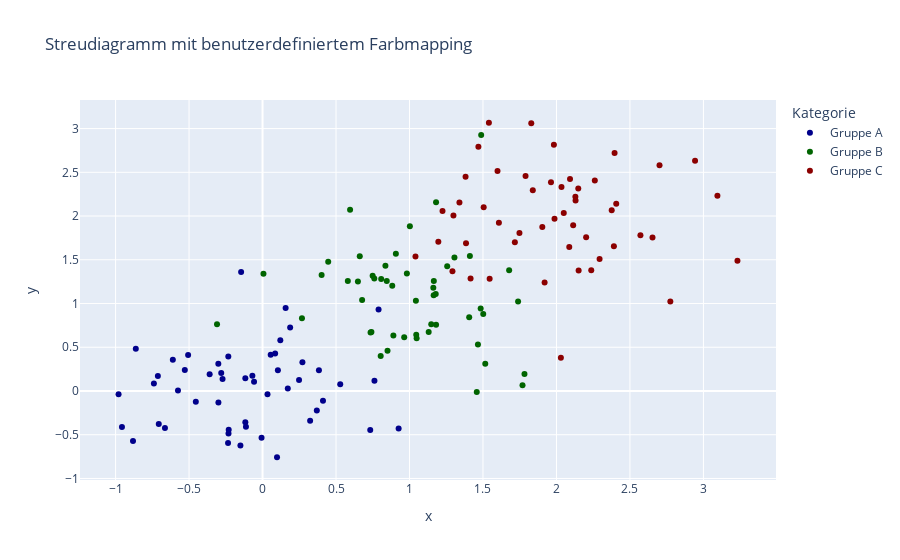

Notebook cell for this chart:
### Markdown cell above
**Erklärung:**
- Plotly bietet vordefinierte Farbskalen wie 'Viridis', 'Plasma', 'RdBu' usw.
- Mit `color_continuous_scale` kannst du eine vordefinierte oder eigene Farbskala auswählen
- Eine benutzerdefinierte Farbskala wird als Liste von [Position, Farbe]-Paaren definiert
- `color_continuous_midpoint` legt den Wert fest, der dem Mittelpunkt der Farbskala entspricht

### Beispiel 3: Farbmapping für kategoriale Daten

### Code cell
# Daten erstellen
np.random.seed(42)
kategorien = ['Gruppe A', 'Gruppe B', 'Gruppe C']
n_per_group = 50
df = pd.DataFrame({
    'x': np.concatenate([np.random.normal(i, 0.5, n_per_group) for i in range(len(kategorien))]),
    'y': np.concatenate([np.random.normal(i, 0.5, n_per_group) for i in range(len(kategorien))]),
    'Kategorie': np.repeat(kategorien, n_per_group)
})

# Streudiagramm mit angepasstem Farbmapping
fig = px.scatter(
    df,
    x='x',
    y='y',
    color='Kategorie',
    title='Streudiagramm mit benutzerdefiniertem Farbmapping',
    # Benutzerdefinierte Farben für jede Kategorie
    color_discrete_map={
        'Gruppe A': 'darkblue',
        'Gruppe B': 'darkgreen', 
        'Gruppe C': 'darkred'
    }
)

fig.show()

### Figure 1 — Plotly figure (JSON) as saved in the notebook; plotly's stock layout.template omitted (floating-point values rounded to 4 significant figures)
{"data": [{"hovertemplate": "Kategorie=Gruppe A<br>x=%{x}<br>y=%{y}<extra></extra>", "legendgroup": "Gruppe A", "marker": {"color": "darkblue", "symbol": "circle"}, "mode": "markers", "name": "Gruppe A", "orientation": "v", "showlegend": true, "type": "scatter", "x": [0.2484, -0.06913, 0.3238, 0.7615, -0.1171, -0.1171, 0.7896, 0.3837, -0.2347, 0.2713, -0.2317, -0.2329, 0.121, -0.9566, -0.8625, -0.2811, -0.5064, 0.1571, -0.454, -0.7062, 0.7328, -0.1129, 0.03376, -0.7124, -0.2722, 0.05546, -0.5755, 0.1878, -0.3003, -0.1458, -0.3009, 0.9261, -0.006749, -0.5289, 0.4113, -0.6104, 0.1044, -0.9798, -0.6641, 0.09843, 0.3692, 0.08568, -0.05782, -0.1506, -0.7393, -0.3599, -0.2303, 0.5286, 0.1718, -0.8815], "xaxis": "x", "y": [0.1252, 0.1732, -0.34, 0.1161, 0.1465, -0.3572, 0.9329, 0.2369, -0.5957, 0.3283, -0.4873, 0.3935, 0.5793, -0.4103, 0.4817, 0.2064, 0.411, 0.9484, -0.1227, -0.3769, -0.4448, -0.4079, -0.03855, 0.1706, 0.1383, 0.4136, 0.006501, 0.7268, -0.1323, 1.36, 0.3128, -0.4286, -0.5354, 0.2412, -0.1117, 0.357, 0.2366, -0.03641, -0.4234, -0.7574, -0.2233, 0.4282, 0.107, -0.6229, 0.08659, 0.1927, -0.4419, 0.07686, 0.0291, -0.5715], "yaxis": "y"}, {"hovertemplate": "Kategorie=Gruppe B<br>x=%{x}<br>y=%{y}<extra></extra>", "legendgroup": "Gruppe B", "marker": {"color": "darkgreen", "symbol": "circle"}, "mode": "markers", "name": "Gruppe B", "orientation": "v", "showlegend": true, "type": "scatter", "x": [1.162, 0.8075, 0.6615, 1.306, 1.515, 1.466, 0.5804, 0.8454, 1.166, 1.488, 0.7604, 0.9072, 0.4468, 0.4019, 1.406, 1.678, 0.964, 1.502, 1.181, 0.6774, 1.181, 1.769, 0.9821, 1.782, -0.3099, 1.411, 1.044, 0.8505, 1.046, 0.006216, 0.8902, 1.179, 1.739, 0.7409, 0.5958, 0.7491, 1.458, 1.164, 0.7351, 1.257, 1.049, 1.484, 0.649, 0.8362, 0.8039, 0.2682, 1.148, 1.131, 1.003, 0.8827], "xaxis": "x", "y": [1.179, 1.28, 1.542, 1.527, 0.3112, 0.5311, 1.258, 1.257, 1.258, 2.926, 1.285, 1.568, 1.477, 1.326, 0.8424, 1.379, 0.6136, 0.8816, 0.7573, 1.041, 2.157, 0.06637, 1.343, 0.1936, 0.764, 1.544, 1.032, 0.4611, 0.6423, 1.34, 0.6348, 1.108, 1.023, 0.6742, 2.072, 1.317, -0.01257, 1.093, 0.6691, 1.426, 0.6037, 0.9426, 1.252, 1.433, 0.3999, 0.8327, 0.7625, 0.6733, 1.883, 1.202], "yaxis": "y"}, {"hovertemplate": "Kategorie=Gruppe C<br>x=%{x}<br>y=%{y}<extra></extra>", "legendgroup": "Gruppe C", "marker": {"color": "darkred", "symbol": "circle"}, "mode": "markers", "name": "Gruppe C", "orientation": "v", "showlegend": true, "type": "scatter", "x": [1.292, 1.79, 1.829, 1.599, 1.919, 2.202, 2.943, 2.087, 2.129, 1.963, 1.041, 1.987, 2.03, 3.232, 1.904, 2.151, 1.983, 1.416, 2.571, 2.376, 2.396, 1.545, 2.701, 1.299, 2.293, 3.095, 1.505, 1.717, 2.05, 1.748, 1.225, 2.034, 1.469, 2.237, 1.54, 2.775, 1.608, 1.839, 2.407, 1.385, 2.114, 2.654, 1.196, 2.092, 2.13, 2.391, 1.382, 1.34, 2.261, 2.148], "xaxis": "x", "y": [1.37, 2.459, 3.061, 2.516, 1.24, 1.758, 2.633, 1.646, 2.222, 2.387, 1.537, 1.97, 0.3794, 1.488, 1.874, 1.376, 2.816, 1.285, 1.78, 2.065, 2.721, 1.282, 2.582, 2.005, 1.509, 2.231, 2.1, 1.7, 2.035, 1.807, 2.057, 2.331, 2.793, 1.381, 3.067, 1.024, 1.924, 2.294, 2.14, 1.689, 1.896, 1.753, 1.705, 2.425, 2.179, 1.654, 2.45, 2.154, 2.406, 2.315], "yaxis": "y"}], "layout": {"legend": {"title": {"text": "Kategorie"}, "tracegroupgap": 0}, "title": {"text": "Streudiagramm mit benutzerdefiniertem Farbmapping"}, "xaxis": {"anchor": "y", "domain": [0, 1], "title": {"text": "x"}}, "yaxis": {"anchor": "x", "domain": [0, 1], "title": {"text": "y"}}}}
